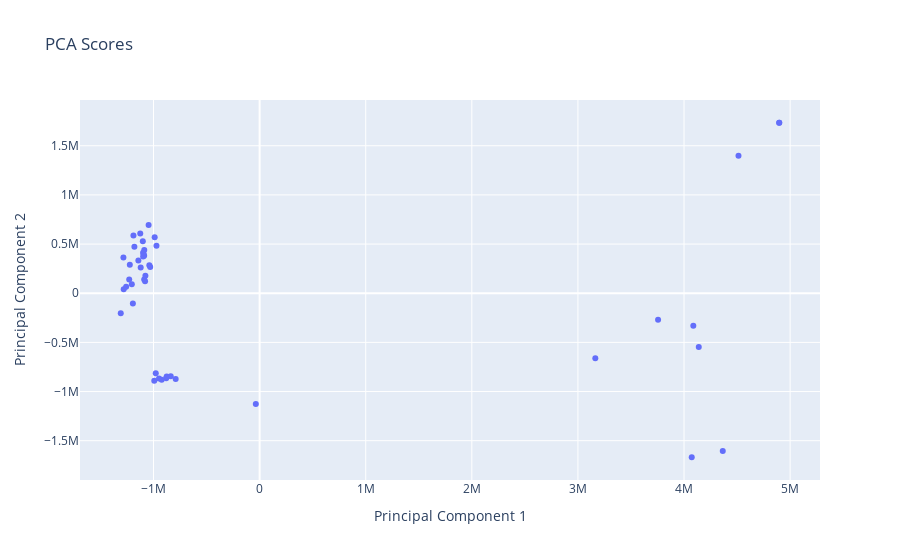
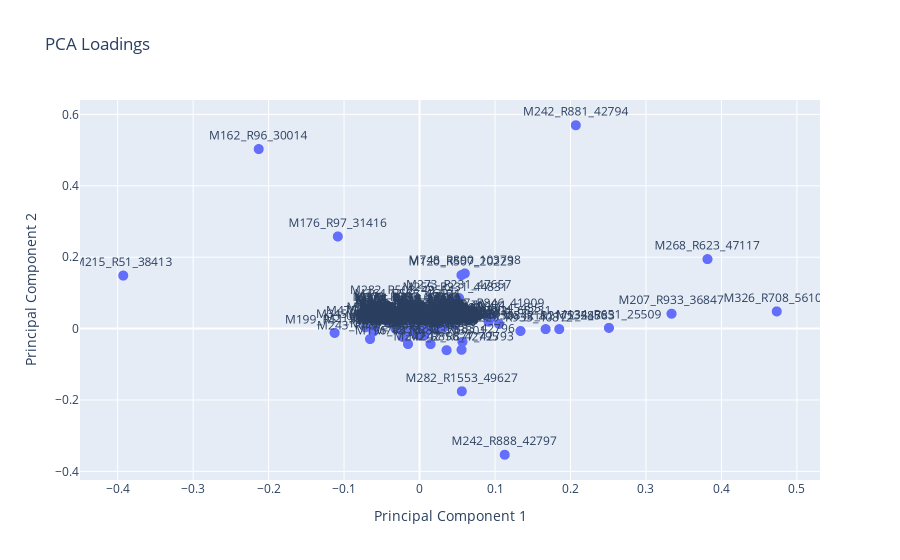

The notebook cell saved with these charts, in order:
### Markdown cell above
#### Make a Principle Conponent Analysis (PCA)

The method implements a machine learning engine that perfporms PCA on the dataset and visualizes the results. ProcessingSetting is the parent of MakePCA. The ProcessingSettings used to assemble data processing workflows within the each engine. The subclass MakePCASKL of MakePCA using skitklearn algorithm to perform the PCA.

### Code cell
from src.StreamPort.ml.MachineLearningEngine import MachineLearningEngine
from src.StreamPort.ml.MachineLearningProcessingSettings import  MakeModelPCASKL

#Creates an empty MachineLearningEngine object and prints it
path = 'feature_list.csv'
engine = MachineLearningEngine()
engine.add_analyses_from_csv(path)

class_path = 'feature_metadata.csv'
engine.add_classes_from_csv(class_path)

engine.print()
print(engine.get_classes())

# !!! make a general data plot
#engine.plot_data()
# x axis in the index of the features (i.e., col names)
# y axis is the valule for each analysis
# color legend is applied for each analysis


# Add the ProcessingSettings to the _settings attribute with add settings
pca_model = MakeModelPCASKL(n_components = 2, center_data= True)
engine.add_settings(pca_model)
engine.print()
# Create a method in the ML engine to perfom PCA and collect the results
engine.run_workflow()
# The results are added to the _results atribute of the engine
# make a plot method in the ML engine for the PCA results and classes
engine.plot_pca()

# make a loadings plot after confirming the scores plot

### Figure 1 — Plotly figure (JSON) as saved in the notebook; plotly's stock layout.template omitted (floating-point values rounded to 4 significant figures)
{"data": [{"hovertemplate": "Principal Component 1=%{x}<br>Principal Component 2=%{y}<extra></extra>", "legendgroup": "", "marker": {"color": "#636efa", "symbol": "circle"}, "mode": "markers", "name": "", "orientation": "v", "showlegend": false, "type": "scatter", "x": [4898000.0, -1039000.0, -1080000.0, -1309000.0, -992800.0, 4897000.0, -1031000.0, -1088000.0, -1195000.0, -923200.0, 4513000.0, -1087000.0, -1121000.0, -1281000.0, -978800.0, 4088000.0, -972200.0, -1088000.0, -1258000.0, -948000.0, 3756000.0, -989100.0, -1092000.0, -1205000.0, -880500.0, 3164000.0, -1101000.0, -1098000.0, -1077000.0, -35810.0, 4073000.0, -1125000.0, -1180000.0, -1223000.0, -791200.0, 4365000.0, -1046000.0, -1189000.0, -1284000.0, -876100.0, 4139000.0, -1098000.0, -1143000.0, -1229000.0, -837700.0], "xaxis": "x", "y": [1734000.0, 285700.0, 122200.0, -204000.0, -889500.0, 1733000.0, 267000.0, 139200.0, -104500.0, -880500.0, 1399000.0, 438600.0, 263100.0, 40650.0, -812900.0, -330000.0, 483600.0, 381300.0, 66840.0, -866000.0, -268800.0, 570100.0, 395700.0, 91820.0, -864000.0, -660600.0, 528500.0, 372400.0, 178100.0, -1126000.0, -1668000.0, 608900.0, 473900.0, 288600.0, -871900.0, -1605000.0, 693000.0, 587000.0, 362300.0, -846800.0, -546100.0, 413100.0, 332200.0, 139000.0, -844200.0], "yaxis": "y"}], "layout": {"legend": {"tracegroupgap": 0}, "title": {"text": "PCA Scores"}, "xaxis": {"anchor": "y", "domain": [0, 1], "title": {"text": "Principal Component 1"}}, "yaxis": {"anchor": "x", "domain": [0, 1], "title": {"text": "Principal Component 2"}}}}

### Figure 2 — Plotly figure (JSON) as saved in the notebook; plotly's stock layout.template omitted (floating-point values rounded to 4 significant figures; data arrays with more than 128 entries replaced by an {"elided": "..."} marker saying what was removed)
{"data": [{"hovertemplate": "Principal Component 1=%{x}<br>Principal Component 2=%{y}<br>index=%{text}<extra></extra>", "legendgroup": "", "marker": {"color": "#636efa", "size": 10, "symbol": "circle"}, "mode": "markers+text", "name": "", "showlegend": false, "text": {"elided": "4444 str values"}, "textfont": {"size": 12}, "textposition": "top center", "type": "scattergl", "x": {"elided": "4444 float values"}, "xaxis": "x", "y": {"elided": "4444 float values"}, "yaxis": "y"}], "layout": {"legend": {"tracegroupgap": 0}, "title": {"text": "PCA Loadings"}, "xaxis": {"anchor": "y", "domain": [0, 1], "title": {"text": "Principal Component 1"}}, "yaxis": {"anchor": "x", "domain": [0, 1], "title": {"text": "Principal Component 2"}}}}
